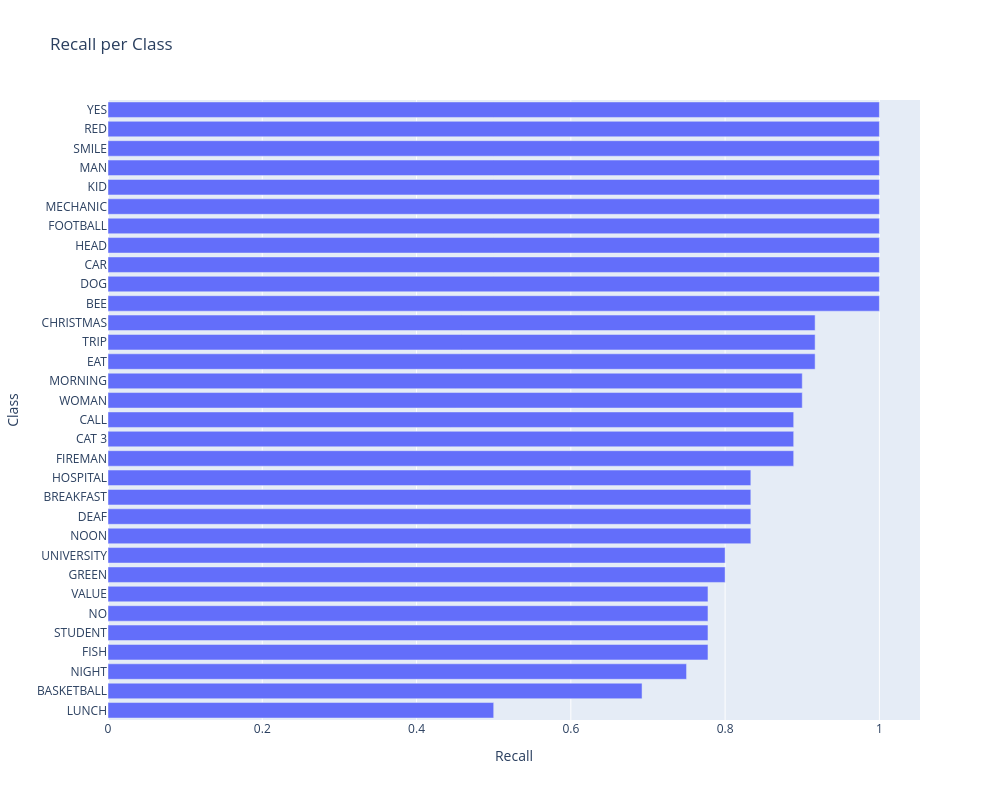

Source (notebook cell):
### Code cell
from sklearn.metrics import recall_score

recalls = recall_score(
    y_true,
    y_pred,
    labels=labels_ids,
    average=None,
    zero_division=0
)

order = np.argsort(recalls)

fig = go.Figure(go.Bar(
    x=recalls[order],
    y=labels_names[order],
    orientation="h"
))

fig.update_layout(
    title="Recall per Class",
    xaxis_title="Recall",
    yaxis_title="Class",
    width=1000,
    height=800,
)

fig.show()

### Figure 1 — Plotly figure (JSON) as saved in the notebook; plotly's stock layout.template omitted (floating-point values rounded to 4 significant figures)
{"data": [{"orientation": "h", "type": "bar", "x": [0.5, 0.6923, 0.75, 0.7778, 0.7778, 0.7778, 0.7778, 0.8, 0.8, 0.8333, 0.8333, 0.8333, 0.8333, 0.8889, 0.8889, 0.8889, 0.9, 0.9, 0.9167, 0.9167, 0.9167, 1.0, 1.0, 1.0, 1.0, 1.0, 1.0, 1.0, 1.0, 1.0, 1.0, 1.0], "y": ["LUNCH", "BASKETBALL", "NIGHT", "FISH", "STUDENT", "NO", "VALUE", "GREEN", "UNIVERSITY", "NOON", "DEAF", "BREAKFAST", "HOSPITAL", "FIREMAN", "CAT 3", "CALL", "WOMAN", "MORNING", "EAT", "TRIP", "CHRISTMAS", "BEE", "DOG", "CAR", "HEAD", "FOOTBALL", "MECHANIC", "KID", "MAN", "SMILE", "RED", "YES"]}], "layout": {"height": 800, "title": {"text": "Recall per Class"}, "width": 1000, "xaxis": {"title": {"text": "Recall"}}, "yaxis": {"title": {"text": "Class"}}}}
